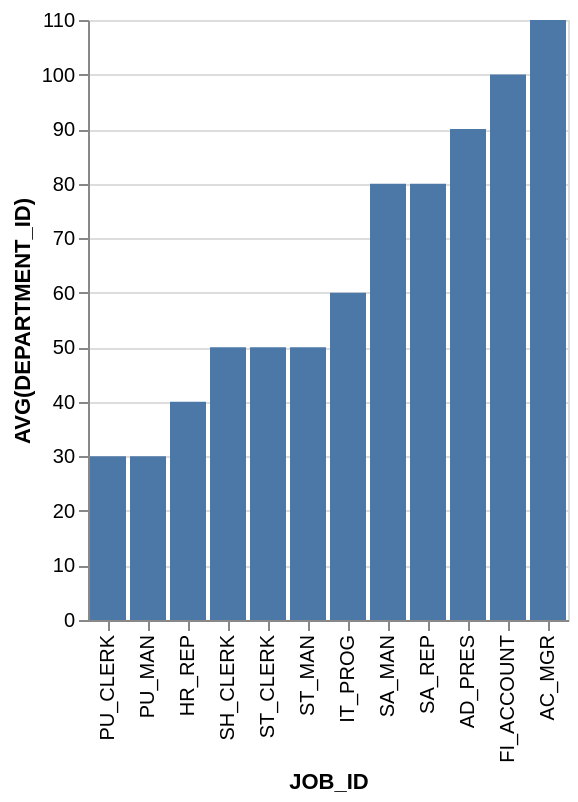

Write a Vega-Lite specification for this figure.
### Vega-Lite specification from a JSON file in a GitHub repository (floating-point values rounded to 4 significant figures)
{"data": {"values": [{"x_data": "PU_CLERK", "y_data": 30}, {"x_data": "PU_MAN", "y_data": 30}, {"x_data": "HR_REP", "y_data": 40}, {"x_data": "SH_CLERK", "y_data": 50}, {"x_data": "ST_CLERK", "y_data": 50}, {"x_data": "ST_MAN", "y_data": 50}, {"x_data": "IT_PROG", "y_data": 60}, {"x_data": "SA_MAN", "y_data": 80}, {"x_data": "SA_REP", "y_data": 80}, {"x_data": "AD_PRES", "y_data": 90}, {"x_data": "FI_ACCOUNT", "y_data": 100}, {"x_data": "AC_MGR", "y_data": 110}]}, "mark": "bar", "encoding": {"x": {"field": "x_data", "type": "nominal", "title": "JOB_ID", "sort": {"op": "sum", "field": "y_data", "order": "ascending"}}, "y": {"field": "y_data", "type": "quantitative", "title": "AVG(DEPARTMENT_ID)"}}}
